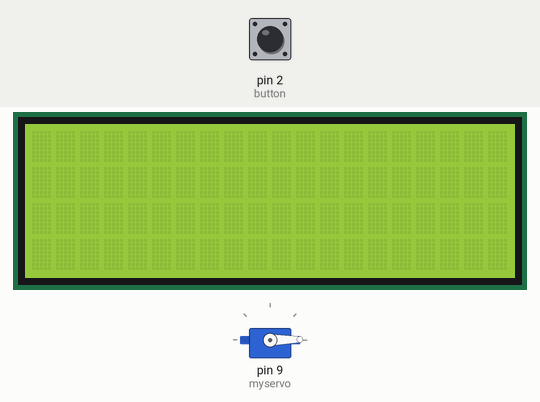
Recording of a sketch running on a simulated Arduino Uno, built with avr-gcc and run on an emulated ATmega328P. On the bench: 20×4 character LCD, servo. The test bench sets the inputs (shaded band); at power-on: pin 2 (button) HIGH. What the sketch prints to the serial monitor is not drawn.

Above: at 1.2 s.
1.3 s: pin 2 (button) pulled LOW for 0.15 s
At 2.9 s:
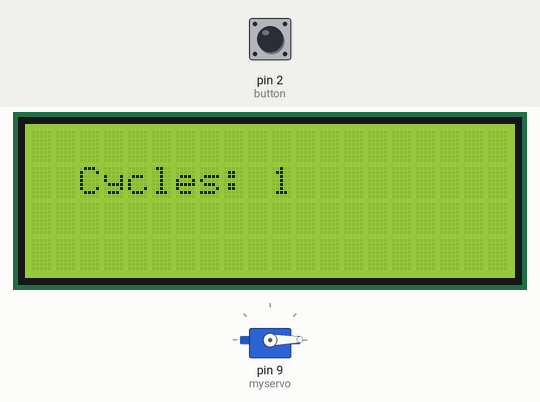
4.0 s: pin 2 (button) pulled LOW for 3.2 s
At 4.46 s:
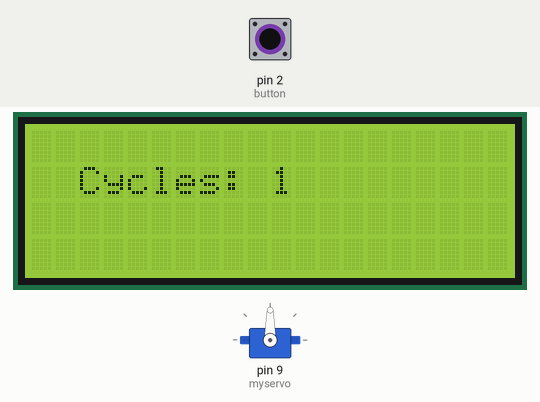
8.7 s: pin 2 (button) pulled LOW for 1 s
At 9.76 s:
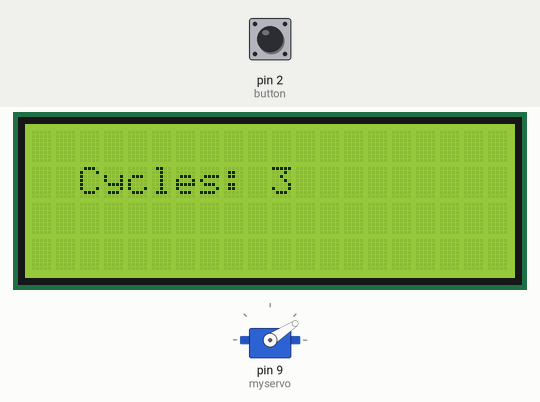
Timing chart, 0 to 11.7 s (numbered marks = the images above; inputs shaded):
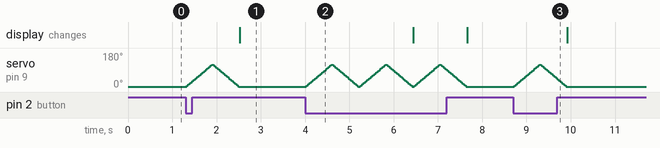

Measured:
- after the input at 1.3 s, servo on pin 9 (myservo): rises from 1° to 118° in 0.59 s, then falls to 1° in 0.61 s; the display: changes after 1.2 s (image 1)
- after the input at 8.7 s, servo on pin 9 (myservo): rises from 1° to 118° in 0.59 s, then falls to 1° in 0.61 s

The sketch:

TwistOMatic4000_v2.ino
```cpp
#define button 2

#include <Wire.h>
#include <LiquidCrystal_I2C.h>
#include <Servo.h>

LiquidCrystal_I2C lcd(0x27,20,4);
Servo myservo;  // create servo object to control a servo
int pos = 0;    // variable to store the servo position
int count = 0;

void setup()
{
  // initialize the button
  pinMode(button, INPUT_PULLUP);
  Serial.begin(9600);

  // initialize the lcd
  lcd.init();
  lcd.backlight();
  lcd.setCursor(1,1);

  myservo.attach(9);  // attaches the servo on pin 9 to the servo object
  myservo.write(1);
}

void loop()
{
  if (digitalRead(button) == LOW)           // LOW means the device is on
  {
    for (pos = 1; pos <= 119; pos += 1)     // go forward
    {
      // in steps of 1 degree
      myservo.write(pos);
      delay(5.5);
      // Serial.print("forward");           // test in the terminal
    }

    for (pos = 119; pos >= 1; pos -= 1)     // go backward
    {
      myservo.write(pos);
      delay(5.5);
      // Serial.print("backward");           // test in the terminal

      // counts one full forward and backward cycle completion
      if(pos == 1)
      {
        count++;
      }
    }

    // clears any previous cycle count and displays the current cycle count
    lcd.clear();
    lcd.setCursor(2,1);
    lcd.print("Cycles: ");
    lcd.print(count);

    // prints in the terminal
    Serial.print("Cycles: ");
    Serial.println(count);
  }

  if (digitalRead(button) == HIGH)      // HIGH means the device is off, reset count
  {
    count = 0;
  }
}
```
